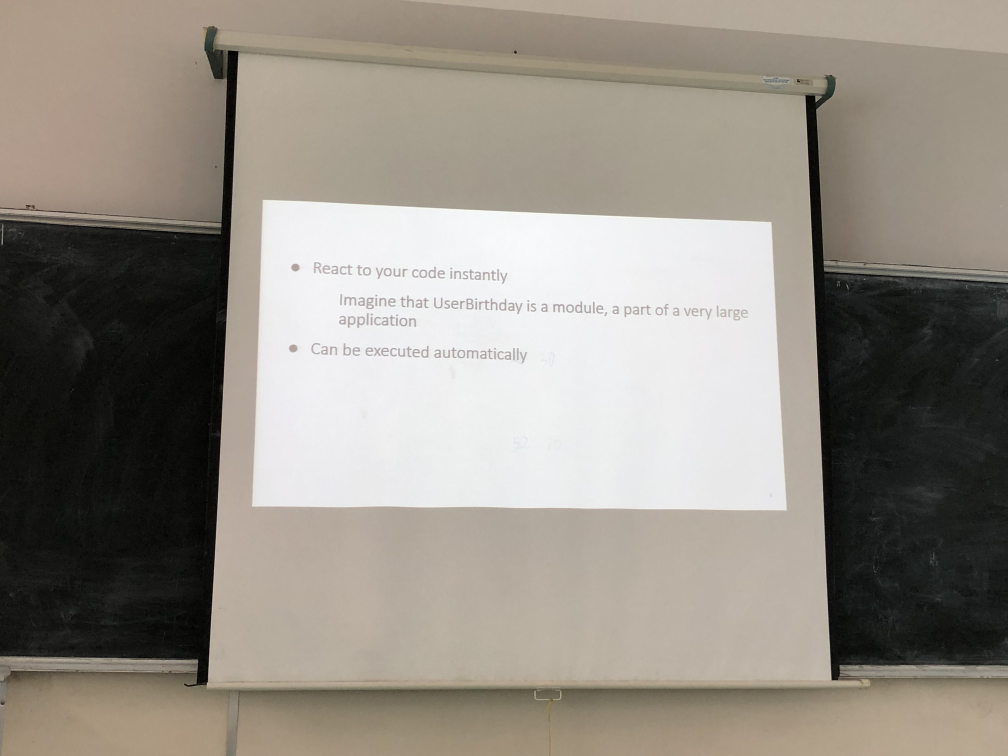
#> input picture images/some_image.jpg, 4032 x 3024 px (shown at 1/4 size)
$ python -i scanFixed.py   (imports and definitions only)
#> lines starting #> are read from the running program, lines starting #| are printed output that depends on the picture; after the words box and inside, x2 and y2 are one past the last pixel; in counts of white or black regions, pixels touching at a corner belong together
#> further down, picture is the input picture: shape (3024, 4032, 3); mean B, G, R 132.3, 141.3, 147.4
#  https://www.pyimagesearch.com/2014/09/01/build-kick-ass-mobile-document-scanner-just-5-minutes/
# USAGE
# python scan.py --image images/page.jpg

# import the necessary packages
# from pyimageSearch.transform import four_point_transform

from skimage.filters import threshold_local
import numpy as np
import argparse
import cv2
import imutils
from PIL import ImageEnhance, Image


def scan(image):
	image_file = Image.fromarray(image)
	image_file = ImageEnhance.Contrast(image_file).enhance(3.5)
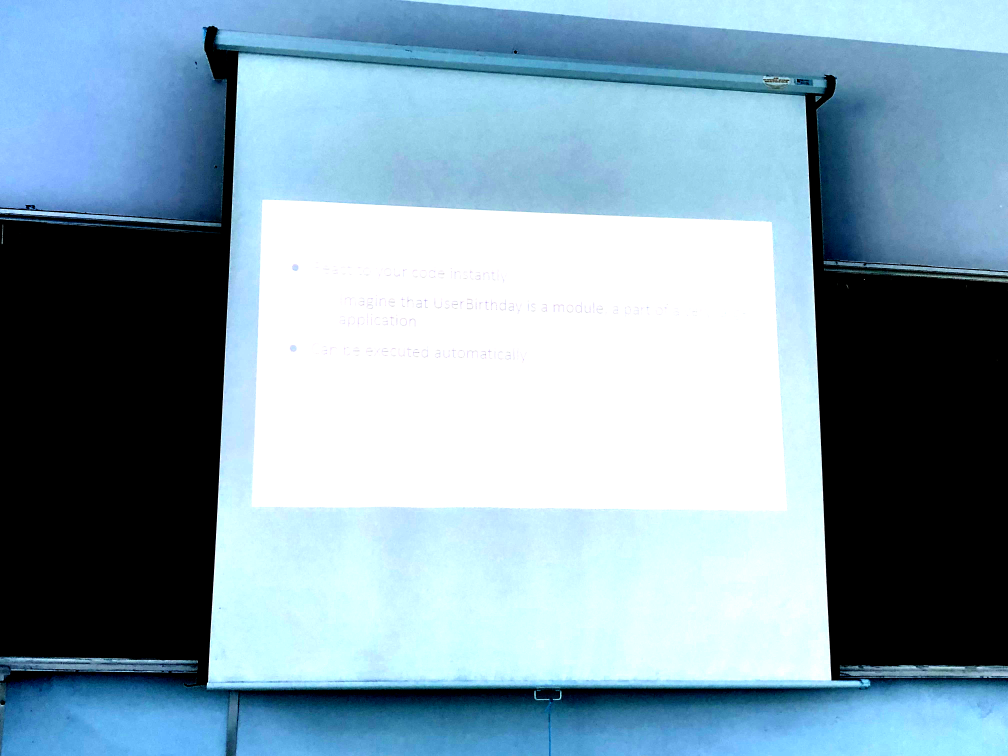
#> image_file: PIL image 4032x3024 RGB (shown at 1/4 size); mean R, G, B 131.9, 160.4, 176.1
	# image = image_file.convert('L')  # convert image to monochrome
	image = np.array(image)
	point = 4
	# construct the argument parser and parse the arguments

	# load the image and compute the ratio of the old height
	# to the new height, clone it, and resize it
	ratio = image.shape[0] / 500.0
#> ratio = 6.05
	orig = image.copy()
	image = imutils.resize(image, height = 500)
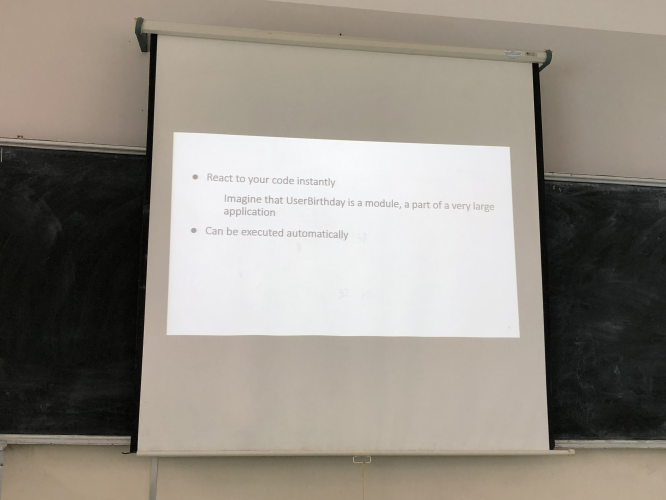
#> image: shape (500, 666, 3); mean B, G, R 132.3, 141.3, 147.4

	# convert the image to grayscale, blur it, and find edges
	# in the image
	# gray = cv2.cvtColor(image, cv2.COLOR_BGR2GRAY)
	gray = cv2.cvtColor(image, cv2.COLOR_BGR2RGB)

	gray = cv2.GaussianBlur(gray, (5, 5), 0)
	edged = cv2.Canny(gray, 75, 200)
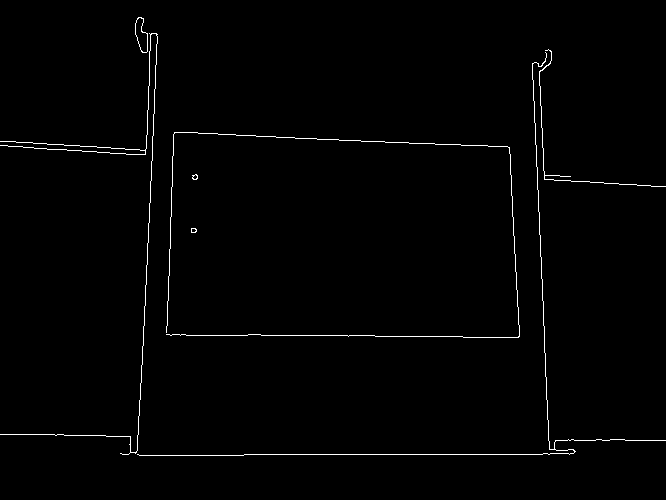
#> edged: shape (500, 666); 1.1% white in thin lines or dots, all inside (x1, y1, x2, y2) = (0, 17, 666, 456)

	# show the original image and the edge detected image
	print("STEP 1: Edge Detection")
	# [7 lines of commented-out code are left out]
	cnts = cv2.findContours(edged.copy(), cv2.RETR_LIST, cv2.CHAIN_APPROX_SIMPLE)
#> cnts = 10 contours, 7 with area under 20; largest, box (x1, y1, x2, y2) and area: (135, 17, 148, 53) 272, (135, 17, 148, 53) 266, (192, 174, 198, 180) 20

	cnts = imutils.grab_contours(cnts)
	cnts = sorted(cnts, key = cv2.contourArea, reverse = True)[:5]
#> cnts = 5 contours, 2 with area under 20; largest, box (x1, y1, x2, y2) and area: (135, 17, 148, 53) 272, (135, 17, 148, 53) 266, (192, 174, 198, 180) 20

	# loop over the contours
	for c in cnts:

		# approximate the contour
		peri = cv2.arcLength(c, True) # chu vi


		approx = cv2.approxPolyDP(c, 0.02 * peri, True)
		print(">>> approx: " + str(len(approx)))
		# print("approx" + str([approx]))

		# print("[approx][1]: " + str(approx[1][0][1]))

		# if our approximated contour has four points, then we
		# can assume that we have found our screen
		if len(approx) == 4 :
			screenCnt = approx
			# show the contour (outline) of the piece of paper
			print(">>> screenCnt: " + str(screenCnt))
			print("STEP 2: Find contours of paper")
			cv2.drawContours(image, [screenCnt], -1, (0, 255, 0), 2)
			# cv2.imshow("Outline", image)
			# cv2.waitKey(0)
			# cv2.destroyAllWindows()
			scanImage = scanFromPoint(screenCnt.reshape(point, 2) * ratio, orig, 650)

			# cv2.waitKey(0)
			return scanImage
			break
#> this loop made 5 passes
#> peri on passes 1 to 5: 88.04, 86.28, 18.49, 16.83, 14.49
#| >>> approx: 8
#| >>> approx: 8
#| >>> approx: 11
#| >>> approx: 6
#| >>> approx: 7

			# [76 lines of commented-out code are left out]
	return 'cut'

# [206 lines left out: functions scanFromFourPoint, scanFromPoint, order_points, four_point_transform, textSkewCorrection, drawROI and 1 more, not called in this run]

>>> import cv2
>>> picture = cv2.imread('images/some_image.jpg')
>>> result = scan(picture)
#> result = 'cut'
